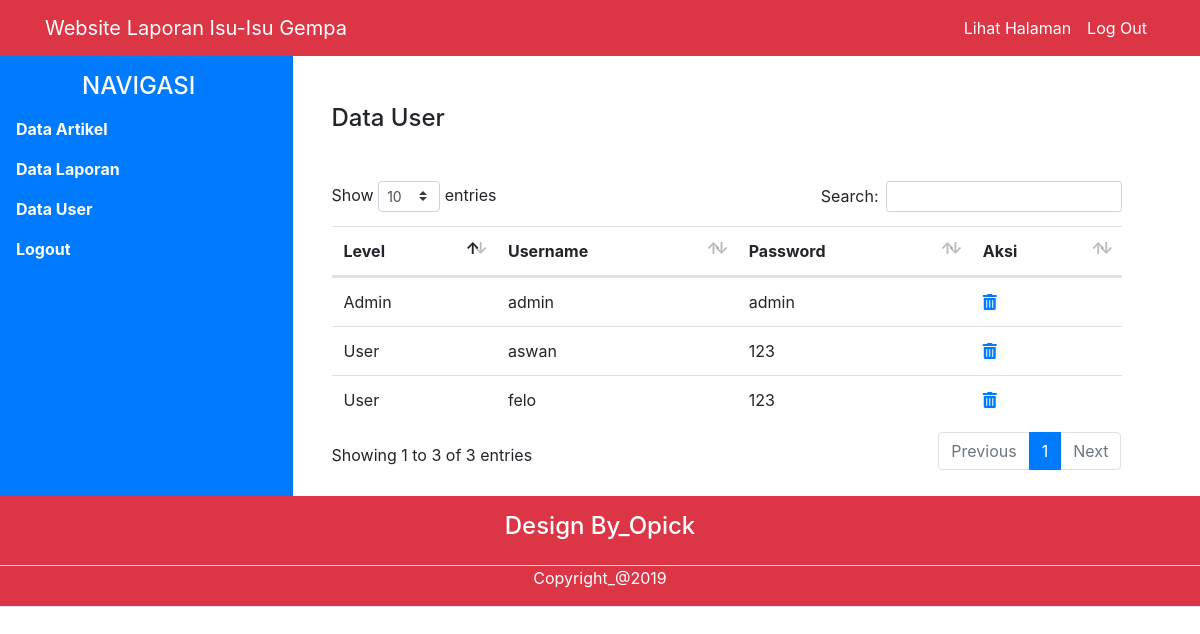
The app's page /admin/user.php (signed in) with its own data.
### tables this page shows
CREATE TABLE `user` (
  `id_user` int(11) NOT NULL,
  `id_user_level` int(11) NOT NULL,
  `username` varchar(100) NOT NULL,
  `password` varchar(100) NOT NULL
);

CREATE TABLE `user_level` (
  `id_user_level` int(11) NOT NULL,
  `level` varchar(50) NOT NULL
);

### admin/user.php (the view)
<?php
include 'koneksi.php';
$data = mysqli_query($conn, "SELECT * FROM user JOIN user_level ON user.id_user_level = user_level.id_user_level");
?>
<?php include 'page/header.php'; ?>
<?php include 'page/sidebar.php'; ?>
<div class="col-md-8 mt-5 ml-4 mb-4">
  <h4>Data User</h4>
  <div class="table-responsive mt-5">
    <table id="table_id" class="display table table-hover " width="100%">
      <thead>
        <tr>
          <th>Level</th>
          <th>Username</th>
          <th>Password</th>
          <th>Aksi</th>
        </tr>
      </thead>
      <tbody>
        <?php foreach ($data as $row) : ?>
          <tr>
            <td><?= $row['level']; ?></td>
            <td><?= $row['username']; ?></td>
            <td><?= $row['password']; ?></td>
            <td>
              <a onclick="return confirm('Yakin Ingin Menghapus Data Ini..??')" href="hapus-user.php?id=<?= $row['id_user']?>" class="link"><i class="fas fa-trash-alt"></i></a>
            </td>
          </tr>
        <?php endforeach; ?>
      </tbody>
    </table>
  </div>
</div>
</div>
<?php include 'page/footer.php'; ?>

### assets/DataTables/datatables.css (style rules this page uses)
table.dataTable { clear: both; margin-top: 6px !important; margin-bottom: 6px !important; max-width: none !important; border-collapse: separate !important; border-spacing: 0; }
table.dataTable td, table.dataTable th { -webkit-box-sizing: content-box; box-sizing: content-box; }
table.dataTable thead > tr > th.sorting_asc, table.dataTable thead > tr > th.sorting_desc, table.dataTable thead > tr > th.sorting, table.dataTable thead > tr > td.sorting_asc, table.dataTable thead > tr > td.sorting_desc, table.dataTable thead > tr > td.sorting { padding-right: 30px; }
table.dataTable thead .sorting, table.dataTable thead .sorting_asc, table.dataTable thead .sorting_desc, table.dataTable thead .sorting_asc_disabled, table.dataTable thead .sorting_desc_disabled { cursor: pointer; position: relative; }
table.dataTable thead .sorting:before, table.dataTable thead .sorting:after, table.dataTable thead .sorting_asc:before, table.dataTable thead .sorting_asc:after, table.dataTable thead .sorting_desc:before, table.dataTable thead .sorting_desc:after, table.dataTable thead .sorting_asc_disabled:before, table.dataTable thead .sorting_asc_disabled:after, table.dataTable thead .sorting_desc_disabled:before, table.dataTable thead .sorting_desc_disabled:after { position: absolute; bottom: 0.9em; display: block; opacity: 0.3; }
table.dataTable thead .sorting:before, table.dataTable thead .sorting_asc:before, table.dataTable thead .sorting_desc:before, table.dataTable thead .sorting_asc_disabled:before, table.dataTable thead .sorting_desc_disabled:before { right: 1em; content: "\2191"; }
table.dataTable thead .sorting:after, table.dataTable thead .sorting_asc:after, table.dataTable thead .sorting_desc:after, table.dataTable thead .sorting_asc_disabled:after, table.dataTable thead .sorting_desc_disabled:after { right: 0.5em; content: "\2193"; }
table.dataTable thead .sorting_asc:before, table.dataTable thead .sorting_desc:after { opacity: 1; }

### records on screen
user: id_user_level.level "Admin", username "admin", password "admin"
user: id_user_level.level "User", username "aswan", password "123"
user: id_user_level.level "User", username "felo", password "123"
